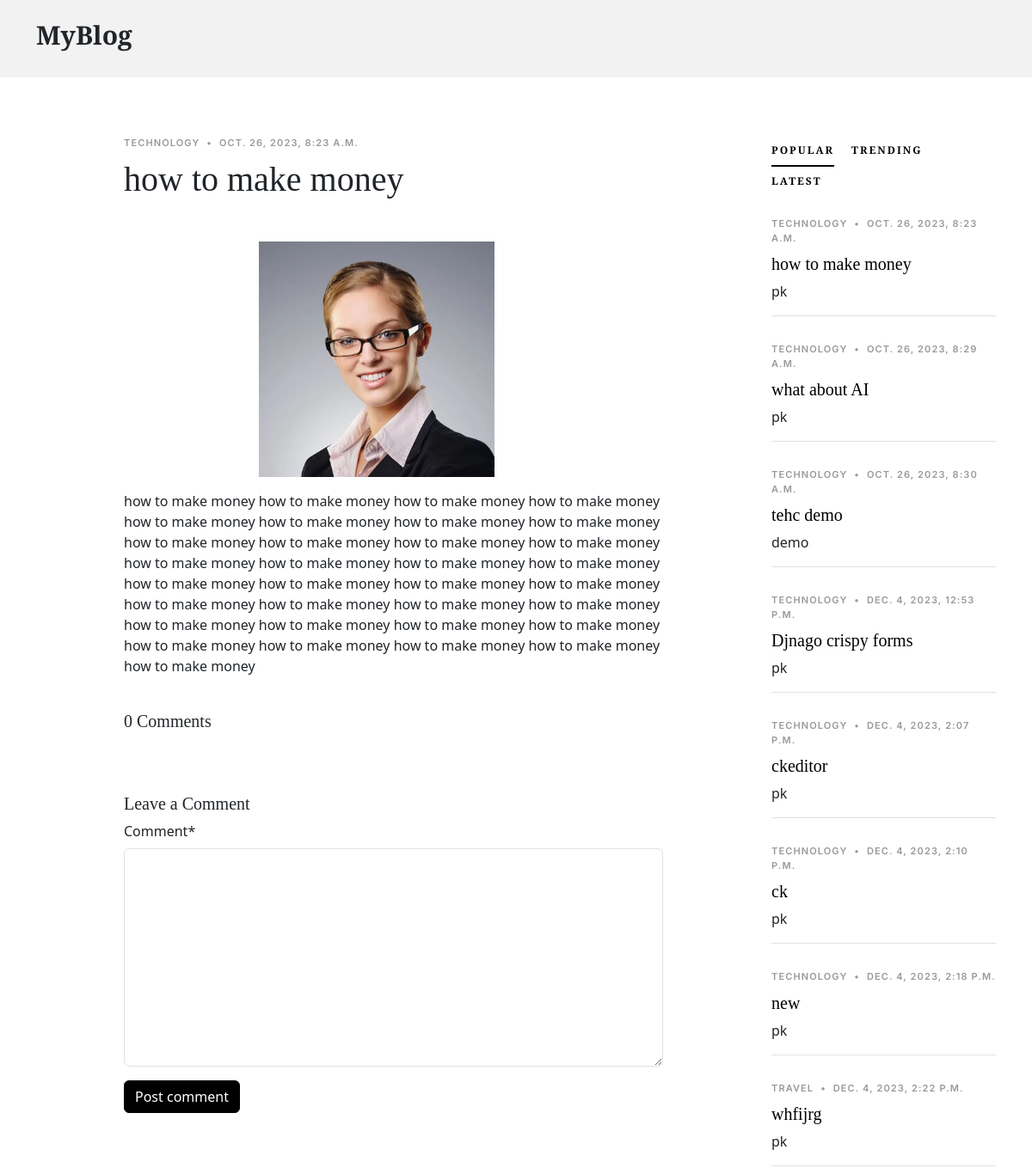
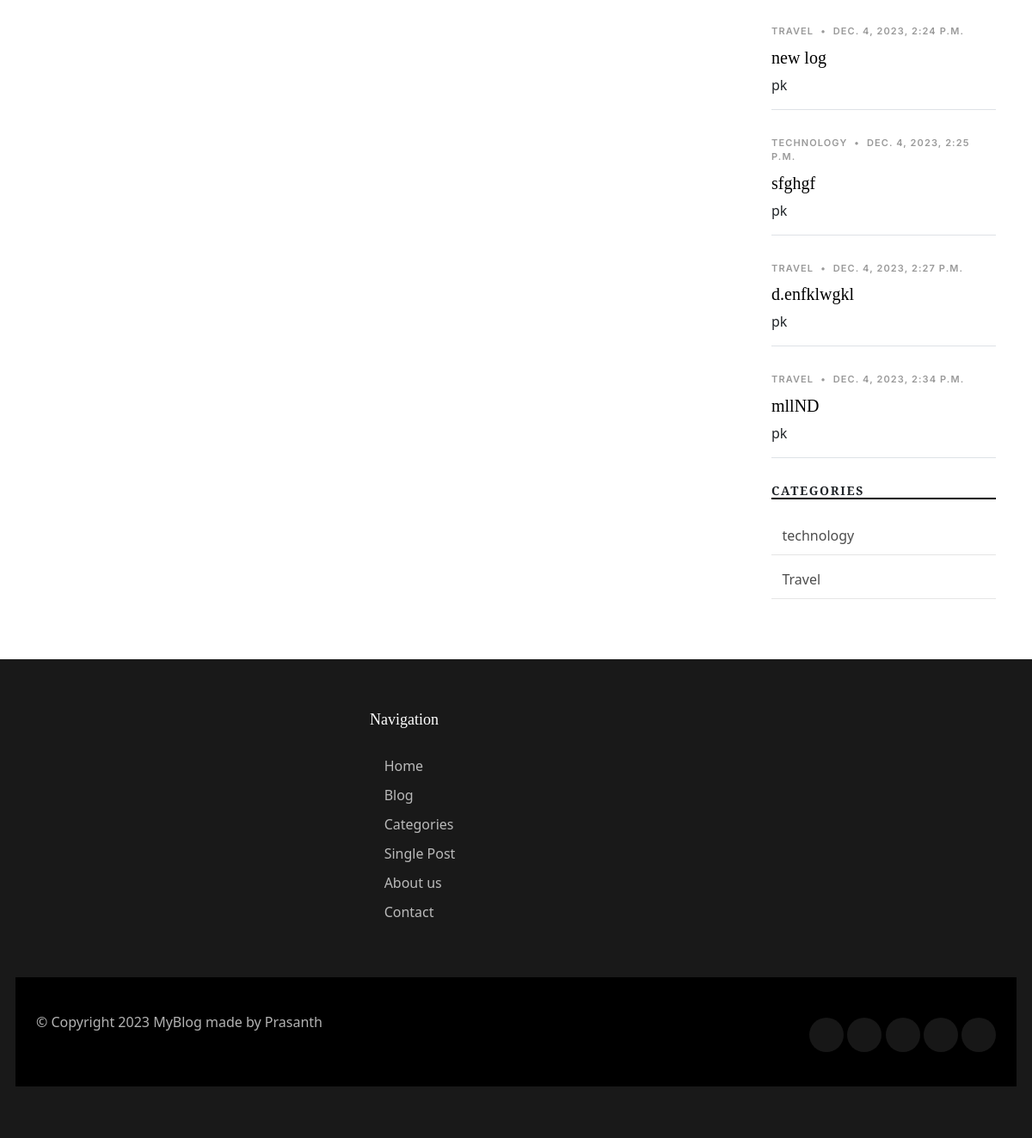
/single-post-view/how-to-make-money, run on the app's committed database (2 pictures, top to bottom).
### myblogapp/models.py (models this page shows, shortened)
class BlogUploader(models.Model):
    title = models.CharField(max_length=400)
    category = models.ForeignKey(BlogCategory, on_delete=models.CASCADE)
    slug = models.SlugField(max_length=200, default=None)
    description = RichTextUploadingField()
    image = models.ImageField(upload_to="uploads/",
                              default=None, null=True, blank=True)
    upload_at = models.DateTimeField(auto_now_add=True)
    updated_at = models.DateTimeField(auto_now=True)
    author = models.ForeignKey(CustomUser, on_delete=models.CASCADE)
    views = models.PositiveIntegerField(default=0)
    def __str__(self):
        return self.title

class BlogCategory(models.Model):
    category = models.CharField(max_length=400)
    slug = models.SlugField(max_length=200, default="others")
    def __str__(self):
        return self.category

### authUser/models.py (models this page shows)
class CustomUser(AbstractUser):
    email = models.EmailField(unique=True, max_length=200)
    number = models.IntegerField(default=None, null=True, blank=True)
    is_admin = models.BooleanField(default=False)
    USER_CHOICES = [("Normal User", "User Mode"),
                    ("Content Creator", "Creator Mode")]
    user_choice = models.CharField(max_length=40, choices=USER_CHOICES)

### myblogapp/views.py (the view, shortened to what this page needs)
class OneView(DetailView, FormView):
    template_name = "html/single-post.html"
    model = BlogUploader
    context_object_name = 'onepost'
    form_class = CommentForm
    success_url = reverse_lazy("index")
    def get_context_data(self, **kwargs):
        context = super().get_context_data(**kwargs)
        showalldata = BlogUploader.objects.all()
        showallCategory = BlogCategory.objects.all()
        commentData = BlogComment.objects.filter(commentPost=self.object)
        print("from one view :", self.object)
        countAllComment = BlogComment.objects.filter(
            commentPost=self.object).count()
        context["showalldata"] = showalldata
        context["showallCategory"] = showallCategory
        context["countAllComment"] = countAllComment
        context["commentData"] = commentData
        return context

### myblogapp/forms.py
class CommentForm(forms.ModelForm):
    class Meta:
        model = BlogComment
        fields = ("comment",)

### templates/html/single-post.html (shortened to what this page needs)
{% extends 'html/base.html'%}
{% load static %}
{% load crispy_forms_tags %}
{% block content %}
        <div class="position-relative">
          <a href="#" class="mx-2"></a>
          <a href="#" class="mx-2"></a>
          <a href="#" class="mx-2"></a>
          <a href="#" class="mx-2 js-search-open"
            ></a>
        </div>
    <main id="main">
      <section class="single-post-content">
        <div class="container">
          <div class="row">
            <div class="col-md-9 post-content" data-aos="fade-up">
              <div class="single-post">
                <div class="post-meta">
                  <span class="date">{{onepost.category}}</span>
                  <span class="mx-1">&bullet;</span> <span>{{onepost.upload_at}}</span>
                </div>
                <h1 class="mb-5">
                 {{onepost.title}}
                </h1>
                <figure class="offset-lg-3">
                  <img
                    src="{{onepost.image.url}}"
                    alt=""
                    class="img-fluid col-lg-7"  />
                </figure>
                <p class="">
                  {{onepost.description }}
                </p>
                              </div>
              <div class="comments">
                <h5 class="comment-title py-4">{{countAllComment}} Comments</h5>
              </div>
              <div class="row justify-content-center mt-5">
                <div class="col-lg-12">
                  <h5 class="comment-title">Leave a Comment</h5>
                  <div class="row">
                  <form action="" method="post">
                  <div class="col-12 mb-3">
                      {{form|crispy}}
                  </div>
                    <div class="col-12">
                      <input
                        type="submit"
                        class="btn btn-primary"
                        value="Post comment" />
                    </div>
                  </div>
                </div>
              </div>
            </div>
            <div class="col-md-3">
              <div class="aside-block">
                <ul
                  class="nav nav-pills custom-tab-nav mb-4"
                  id="pills-tab"
                  role="tablist">
                  <li class="nav-item" role="presentation">
                    <button
                      class="nav-link active"
                      id="pills-popular-tab"
                      data-bs-toggle="pill"
                      data-bs-target="#pills-popular"
                      type="button"
                      role="tab"
                      aria-controls="pills-popular"
                      aria-selected="true">
                      Popular
                    </button>
                  </li>
                  <li class="nav-item" role="presentation">
                    <button
                      class="nav-link"
                      id="pills-trending-tab"
                      data-bs-toggle="pill"
                      data-bs-target="#pills-trending"
                      type="button"
                      role="tab"
                      aria-controls="pills-trending"
                      aria-selected="false">
                      Trending
                    </button>
                  </li>
                  <li class="nav-item" role="presentation">
                    <button
                      class="nav-link"
                      id="pills-latest-tab"
                      data-bs-toggle="pill"
                      data-bs-target="#pills-latest"
                      type="button"
                      role="tab"
                      aria-controls="pills-latest"
                      aria-selected="false">
                      Latest
                    </button>
                  </li>
                </ul>
                <div class="tab-content" id="pills-tabContent">
                  {% for showall in showalldata %}
                  <div
                    class="tab-pane fade show active"
                    id="pills-popular"
                    role="tabpanel"
                    aria-labelledby="pills-popular-tab">
                    <div class="post-entry-1 border-bottom">
                      <div class="post-meta">
                       <span class="date">{{showall.category}}</span>
                        <span class="mx-1">&bullet;</span>
                        <span>{{showall.upload_at}}</span>
                      </div>
                      <h2 class="mb-2">
                        <a href="{% url 'single-post-view' showall.slug %}"
                          >{{showall.title | truncatewords:20}}</a
                        >
                      </h2>
                      <span class="author mb-3 d-block">{{showall.author}}</span>
                    </div>
                    {% endfor%}
                </div>
              </div>
                <div class="aside-block">
                <h3 class="aside-title">Categories</h3>
                {% for category in showallCategory %}
                <ul class="aside-links list-unstyled">
                  <li>
                    <a href="{% url 'categoryewise' category.slug %}"
                      ><i class="bi bi-chevron-right"></i>{{category.category}} </a
                    >
                  </li>
                </ul>
                {% endfor %}
              </div>
              </div>
          </div>
        </div>
      </section>
    </main>
  </body>
</html>
{% endblock %}

### static/assets/css/variables.css (style rules this page uses)
:root { --font-default: 'EB Garamond', system-ui, -apple-system, "Segoe UI", Roboto, "Helvetica Neue", Arial, "Noto Sans", "Liberation Sans", sans-serif, "Apple Color Emoji", "Segoe UI Emoji", "Segoe UI Symbol", "Noto Color Emoji"; --font-primary: 'EB Garamond', serif; --font-secondary: 'Inter', sans-serif; --color-default: #212529; --color-default-rgb: 33, 37, 41; --color-links: #212529; --color-links-hover: #15171a; --color-primary: #212529; --color-primary-light: #26282c; --color-primary-dark: #0b0c0e; --color-primary-rgb: 33, 37, 41; --color-primary-light-rgb: 38, 40, 44; --color-primary-dark-rgb: 11, 12, 14; --color-secondary: #596d80; --color-secondary-light: #8498aa; --color-secondary-dark: #404f5c; --color-secondary-rgb: 89, 109, 128; --color-secondary-light-rgb: 132, 152, 170; --color-secondary-dark-rgb: 64, 79, 92; --color-blue: #0d6efd; --color-blue-rgb: 13, 110, 253; --color-indigo: #6610f2; --color-indigo-rgb: 102, 16, 242; --color-purple: #6f42c1; --color-purple-rgb: 111, 66, 193; --color-pink: #f3268c; --color-pink-rgb: 243, 38, 140; --color-red: #df1529; --color-red-rgb: 223, 21, 4; --color-orange: #fd7e14; --color-orange-rgb: 253, 126, 20; --color-yellow: #ffc107; --color-yellow-rgb: 255, 193, 7; --color-green: #059652; --color-green-rgb: 5, 150, 82; --color-teal: #20c997; --color-teal-rgb: 32, 201, 151; --color-cyan: #0dcaf0; --color-cyan-rgb: 13, 202, 240; --color-white: #ffffff; --color-white-rgb: 255, 255, 255; --color-gray: #6c757d; --color-gray-rgb: 108, 117, 125; --color-black: #000000; --color-black-rgb: 0, 0, 0; }
:root { --bs-blue: var(--color-blue); --bs-indigo: var(--color-indigo); --bs-purple: var(--color-purple); --bs-pink: var(--color-pink); --bs-red: var(--color-red); --bs-orange: var(--color-orange); --bs-yellow: var(--color-yellow); --bs-green: var(--color-green); --bs-teal: var(--color-teal); --bs-cyan: var(--color-cyan); --bs-white: var(--color-white); --bs-gray: var(--color-gray); --bs-gray-dark: #343a40; --bs-gray-100: #f8f9fa; --bs-gray-200: #e9ecef; --bs-gray-300: #dee2e6; --bs-gray-400: #ced4da; --bs-gray-500: #adb5bd; --bs-gray-600: #6c757d; --bs-gray-700: #495057; --bs-gray-800: #343a40; --bs-gray-900: #212529; --bs-primary: var(--color-blue); --bs-secondary: var(--color-blue); --bs-success: #198754; --bs-info: #0dcaf0; --bs-warning: #ffc107; --bs-danger: #dc3545; --bs-light: #f8f9fa; --bs-dark: #212529; --bs-primary-rgb: var(--color-primary-rgb); --bs-secondary-rgb: var(--color-secondary-rgb); --bs-success-rgb: 25, 135, 84; --bs-info-rgb: 13, 202, 240; --bs-warning-rgb: 255, 193, 7; --bs-danger-rgb: 220, 53, 69; --bs-light-rgb: 248, 249, 250; --bs-dark-rgb: 33, 37, 41; --bs-white-rgb: var(--color-white-rgb); --bs-black-rgb: var(--color-black-rgb); --bs-body-color-rgb: var(--color-default-rgb); --bs-body-bg-rgb: 255, 255, 255; --bs-font-sans-serif: var(--font-default); --bs-font-monospace: SFMono-Regular, Menlo, Monaco, Consolas, "Liberation Mono", "Courier New", monospace; --bs-gradient: linear-gradient(180deg, rgba(255, 255, 255, 0.15), rgba(255, 255, 255, 0)); --bs-body-font-family: var(--font-default); --bs-body-font-size: 1rem; --bs-body-font-weight: 400; --bs-body-line-height: 1.5; --bs-body-color: var(--color-default); --bs-body-bg: #fff; }

### data on the page
BlogUploader: category "TECHNOLOGY", upload_at "OCT. 26, 2023, 8:23 A.M.", title "how to make money", image (picture), description "how to make money how to make money how to make money how to make money how to make money how to make money how to make money how to make money how to make money how to make money how to make money how to make money how to make money how to make money how to make money how to make money how to make money how to make money how to make money how to make money how to make money how to make money how to make money how to make money how to make money how to make money how to make money how to make money how to make money how to make money how to make money how to make money how to make money", author "pk"
BlogUploader: category "TECHNOLOGY", upload_at "OCT. 26, 2023, 8:29 A.M.", title "what about AI", author "pk"
BlogUploader: category "TECHNOLOGY", upload_at "OCT. 26, 2023, 8:30 A.M.", title "tehc demo", author "demo"
BlogUploader: category "TECHNOLOGY", upload_at "DEC. 4, 2023, 12:53 P.M.", title "Djnago crispy forms", author "pk"
BlogUploader: category "TECHNOLOGY", upload_at "DEC. 4, 2023, 2:07 P.M.", title "ckeditor", author "pk"
BlogUploader: category "TECHNOLOGY", upload_at "DEC. 4, 2023, 2:10 P.M.", title "ck", author "pk"
BlogUploader: category "TECHNOLOGY", upload_at "DEC. 4, 2023, 2:18 P.M.", title "new", author "pk"
BlogUploader: category "TRAVEL", upload_at "DEC. 4, 2023, 2:22 P.M.", title "whfijrg", author "pk"
BlogUploader: category "TRAVEL", upload_at "DEC. 4, 2023, 2:24 P.M.", title "new log", author "pk"
BlogUploader: category "TECHNOLOGY", upload_at "DEC. 4, 2023, 2:25 P.M.", title "sfghgf", author "pk"
BlogUploader: category "TRAVEL", upload_at "DEC. 4, 2023, 2:27 P.M.", title "d.enfklwgkl", author "pk"
BlogUploader: category "TRAVEL", upload_at "DEC. 4, 2023, 2:34 P.M.", title "mllND", author "pk"
BlogCategory: category "technology"
BlogCategory: category "Travel"

### other printed values
{{ countAllComment }} "0"
